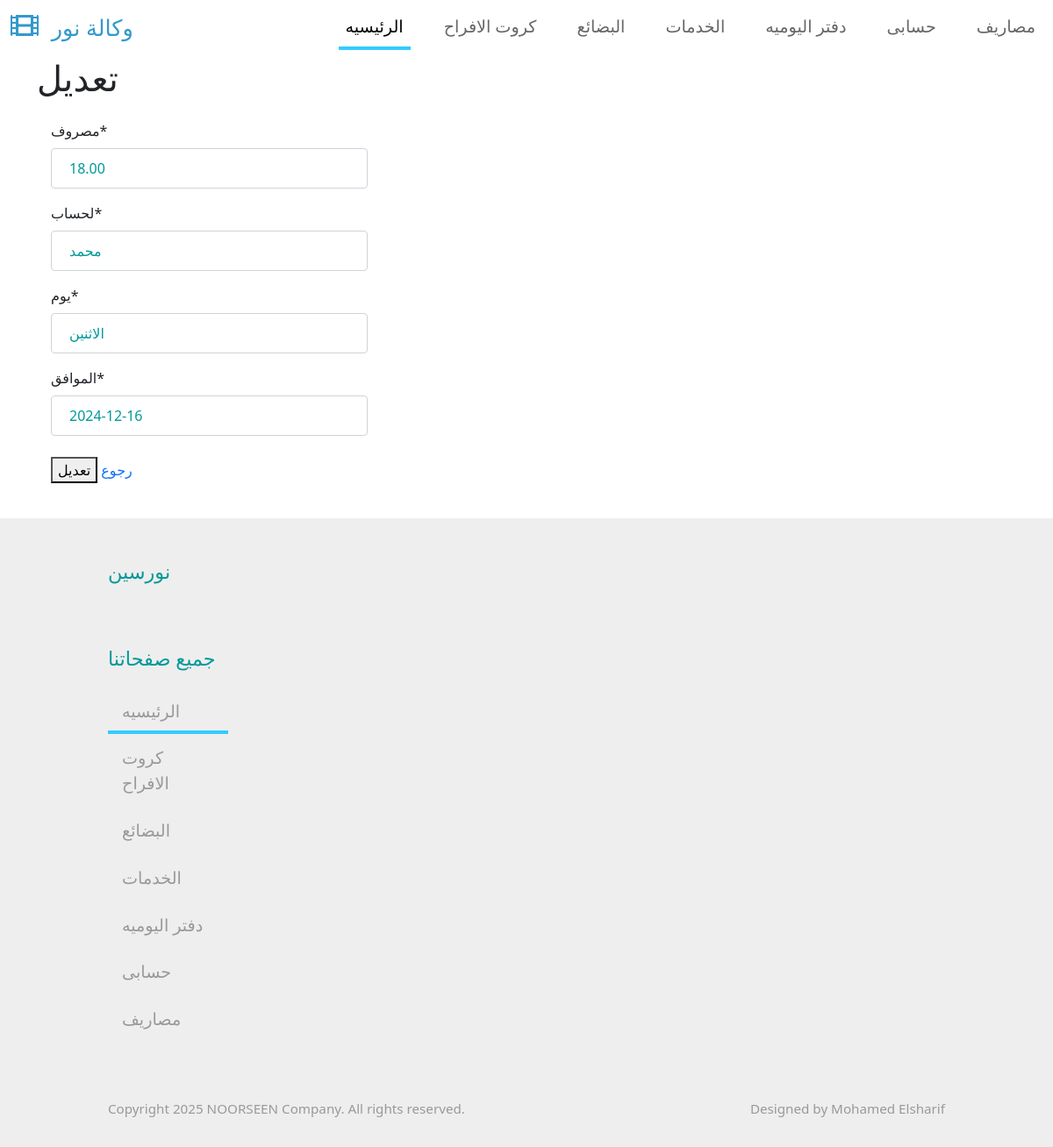
The app's page /masrof/edit_masrof/4/ with its own data.
### masrof/models.py (models this page shows, shortened)
class Masrof(models.Model):
    msrof = models.DecimalField(_(" مصروف"),max_digits=5, decimal_places=2)
    name = models.CharField(_(" لحساب"),max_length=50)
    day = models.CharField(_("يوم"), max_length=50)
    date = models.DateField(_(" الموافق"),auto_now=False, auto_now_add=False)
    class Meta:
        db_table = ''
        managed = True
        verbose_name ='مصاريف'
        verbose_name_plural = 'مصاريف'
        ordering = ['date']

### masrof/views.py (the view)
# urls.py: path('edit_masrof/<int:pk>/',views.edit_masrof,name='edit-masrof'),
def edit_masrof(request, pk):
    obj = get_object_or_404(Masrof, pk=pk)
    if request.method == 'POST':
        edit_form = MasrofUpdateForm(request.POST,instance=obj)
        if edit_form.is_valid():
            edit_form.save()
            return redirect('/masrof')
    else:
        edit_form = MasrofUpdateForm(instance=obj)
    return render(request,'masrof/edit_masrof.html',{'edit_form':edit_form})

### masrof/forms.py
class MasrofUpdateForm(forms.ModelForm):
    class Meta:
        model = Masrof
        fields = ['msrof','name','day','date']

### templates/masrof/edit_masrof.html (shortened to what this page needs)
{% extends 'base_generic.html' %}
{% load crispy_forms_tags %}
{% block content %}
<div class="container">
    <div class="row">
        <h1>تعديل </h1>
        <div class="col">
            <form method="POST" enctype="multipart/form-data">
                <div class="card-body">
                    <div class="col-md-4 mb-4">
                        {{ edit_form|crispy}}
                    </div>
                    <div class="col-md-4 mb-4">
                        <button type="submit">تعديل</button>
                        <a href="{% url 'masrof' %}">رجوع </a>
                    </div>
                </div>
            </form>
        </div>
    </div>
</div>
{% endblock content %}

### pro/static/css/templatemo-style.css (style rules this page uses)
a { text-decoration: none; transition: all 0.3s ease; }
.form-control { padding: 10px 20px; width: 100%; height: auto; }
.form-control, input:-internal-autofill-selected, select:not([multiple]) { color: #009999 !important; }
.form-control::placeholder { color: #009999; opacity: 1; }

### records on screen
Masrof: msrof "18.00", name "محمد", day "الاثنين", date "2024-12-16"
